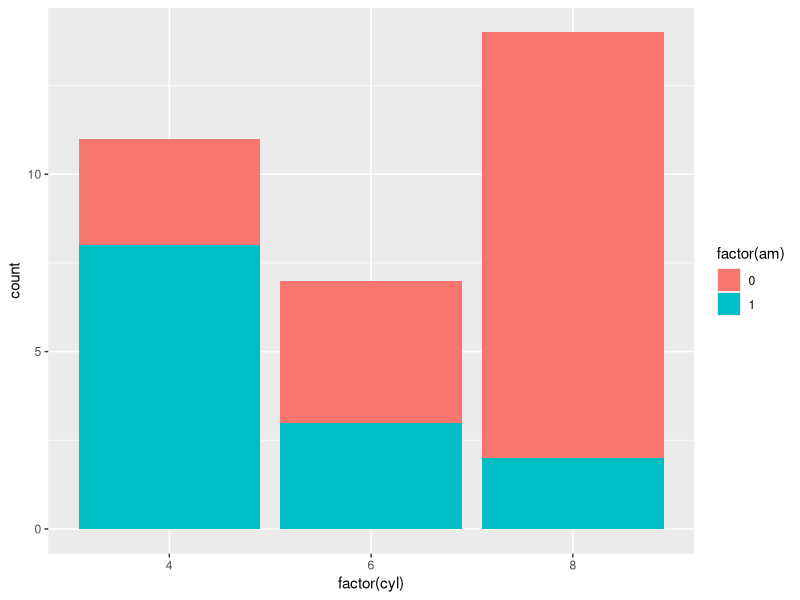

This chart was generated by the following R code:
## ---- chunk 1
knitr::opts_chunk$set(echo = TRUE)
## ---- chunk 2
summary(mtcars)
## ---- chunk 3
library(ggplot2)
ggplot(mtcars, aes(x = factor(cyl), fill = factor(am))) +
  geom_bar()
